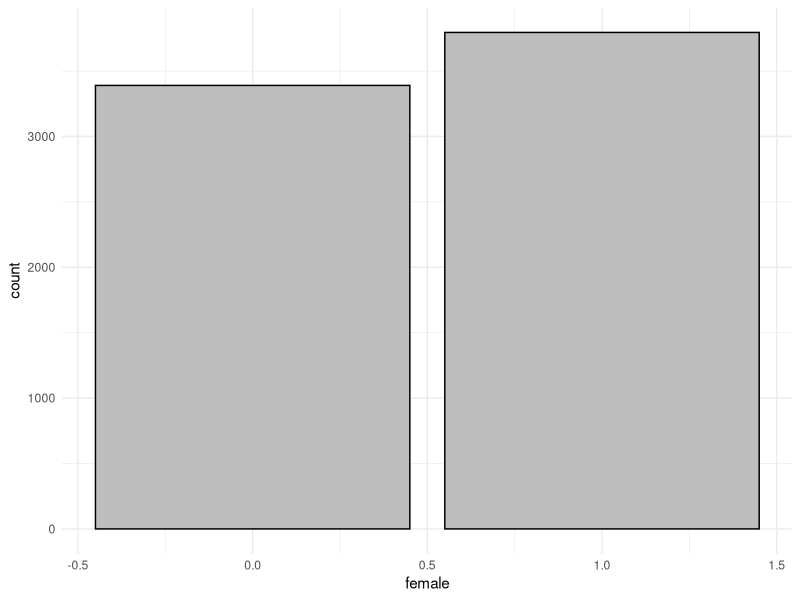
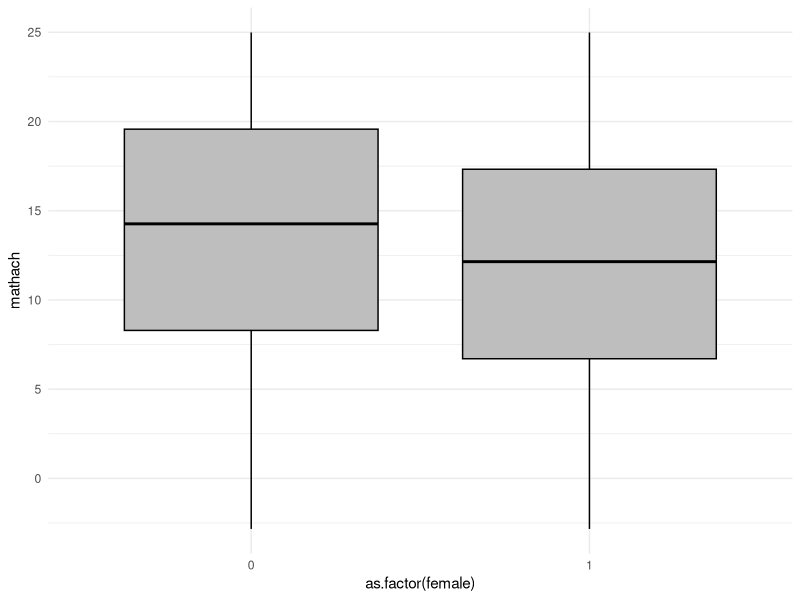
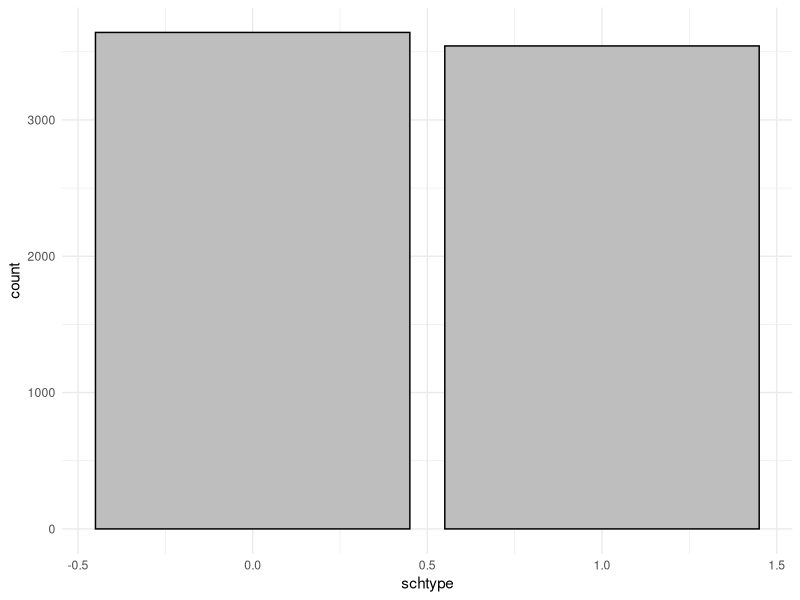
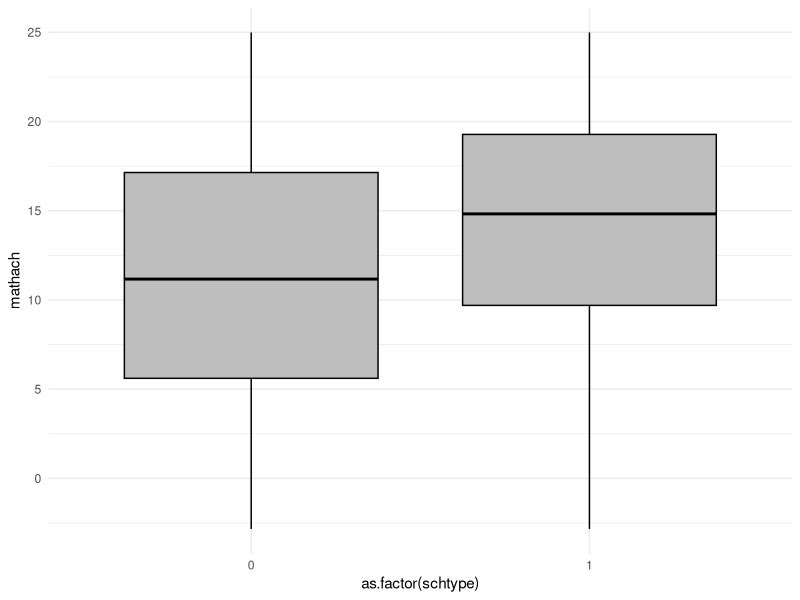

The R script that drew these images, in order:
## ---- chunk 1
knitr::opts_chunk$set(echo = TRUE)
## ---- chunk 2
library(tidyverse)
#install.packages("lme4")
library(lme4)
#install.packages("merTools")
library(merTools) # This is where the data is
## ---- chunk 3
# ?hsb or help(hsb) to learn a bit more about the data.

hsb_data <- hsb

glimpse(hsb_data)
## ---- chunk 4

## ---- chunk 5


# how many distinct schools are there? (pollev.com/sta) - adapt the above code to count the number of schools.

 
## ---- chunk 6

# what is the correlation between ses and math scores for all observations (i.e., not "accounting" for school)?


## ---- chunk 7

## ---- chunk 8

## ---- chunk 9


## ---- chunk 10
hsb_data %>% group_by(female) %>% 
                      summarise(n=n(),
                       mean=mean(mathach),
                       sd=sd(mathach),
                       min = min(mathach),
                       max = max(mathach))

ggplot(data = hsb_data, aes(x=female)) + 
  geom_bar(colour="black", fill="grey") +
  theme_minimal() 

ggplot(data = hsb_data, aes(y=mathach, x=as.factor(female))) + 
  geom_boxplot(colour="black", fill="grey") +
  theme_minimal() 
## ---- chunk 11
hsb_data %>% group_by(schtype) %>% 
                      summarise(n=n(),
                       mean=mean(mathach),
                       median = median(mathach),
                       sd=sd(mathach),
                       min = min(mathach),
                       max = max(mathach))

ggplot(data = hsb_data, aes(x=schtype)) + 
  geom_bar(colour="black", fill="grey") +
  theme_minimal() 

ggplot(data = hsb_data, aes(y=mathach, x=as.factor(schtype))) + 
  geom_boxplot(colour="black", fill="grey") +
  theme_minimal() 
## ---- chunk 12
model1 <- lmer(mathach ~ 1 + (1|schid), REML=FALSE, data=hsb_data)

# REML - Restricted Maximum Likelihood Estimation

summary(model1)
## ---- chunk 13
confint(model1)
## ---- chunk 14
alt_model1 <- lmer(mathach ~ (1|schid), REML=FALSE, data=hsb_data)
## ---- chunk 15

## ---- chunk 16
model2 <- lmer(mathach ~ 1+ses+(1|schid), REML=FALSE, data=hsb)
alt_model2 <- lmer(mathach ~ ses+(1|schid), REML=FALSE, data=hsb)

summary(model2)
## ---- chunk 17

## ---- chunk 18
model3 <- lmer(mathach ~ ses+(ses|schid), REML=FALSE, data=hsb)

summary(model3)
## ---- chunk 19
median(hsb_data$mathach)

hsb_data <- hsb_data %>% 
  mutate(top50math = 
           case_when(mathach>=median(hsb_data$mathach)~1,
                     mathach<median(hsb_data$mathach)~0))
## ---- chunk 20
logmodel1 <- glmer(top50math ~ (1|schid), data=hsb_data, family="binomial")
summary(logmodel1)
## ---- chunk 21

## ---- chunk 22
logmodel2 <- glmer(top50math ~ female+ses+(1|schid), data=hsb_data, family="binomial")
summary(logmodel2)
## ---- chunk 23
